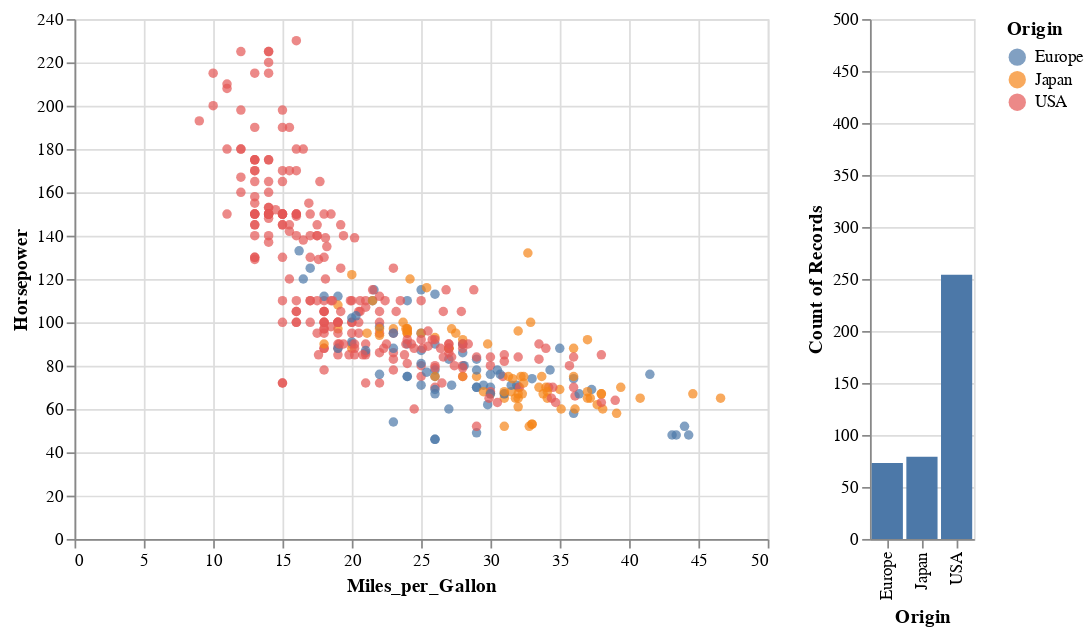

The notebook cell this image was saved under:
### Code cell
c1|c2

### Figure 1 — Vega-Lite specification as saved in the notebook (floating-point values rounded to 4 significant figures; data arrays with more than 128 entries replaced by an {"elided": "..."} marker saying what was removed)
{"config": {"view": {"continuousWidth": 400, "continuousHeight": 300}}, "hconcat": [{"mark": "circle", "encoding": {"color": {"type": "nominal", "field": "Origin"}, "x": {"type": "quantitative", "field": "Miles_per_Gallon"}, "y": {"type": "quantitative", "field": "Horsepower"}}, "selection": {"selector001": {"type": "interval"}}}, {"mark": "bar", "encoding": {"x": {"type": "nominal", "field": "Origin"}, "y": {"type": "quantitative", "aggregate": "count", "scale": {"domain": [0, 500]}}}, "transform": [{"filter": {"selection": "selector001"}}]}], "data": {"name": "data-8e25068d8b9a578f41a59c91e539d690"}, "$schema": "https://vega.github.io/schema/vega-lite/v4.8.1.json", "datasets": {"data-8e25068d8b9a578f41a59c91e539d690": {"elided": "406 records"}}}
